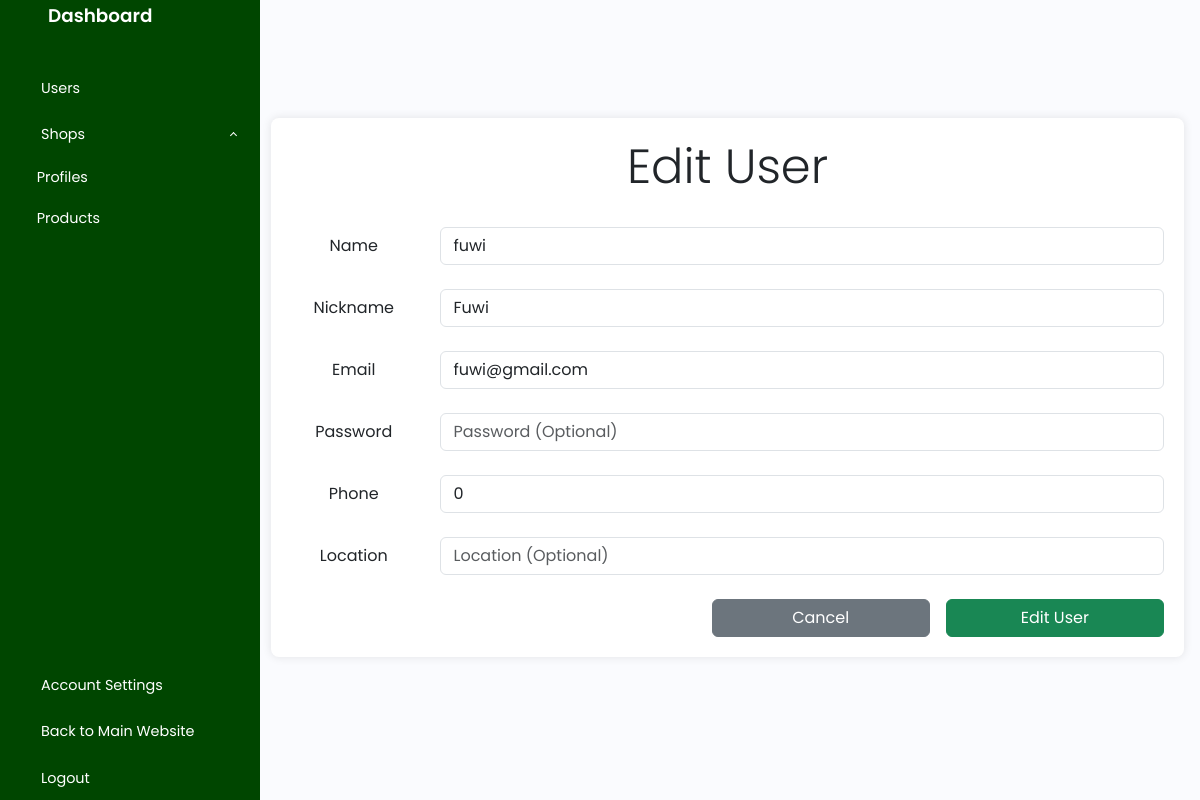
The app's page /admin/users/edit.php?user_ID=24000008 (signed in) with its own data.
### tables this page shows
CREATE TABLE `userdata` (
  `user_ID` int(8) NOT NULL,
  `user_Nickname` varchar(55) NOT NULL,
  `user_Name` varchar(55) NOT NULL,
  `user_Phone` bigint(11) DEFAULT NULL,
  `user_Location` varchar(100) DEFAULT NULL
);

CREATE TABLE `userlogin` (
  `user_ID` int(8) NOT NULL,
  `user_Email` varchar(55) NOT NULL,
  `user_Password` varchar(255) NOT NULL
);

### db/action.php (called while the page is built, shortened)
<?php
class Database
{
    protected $conn;
    public function __construct($conn)
    {
        $this->conn = $conn;
    }
    public function executeQuery($sql)
    {
        $result = $this->conn->query($sql);
        $data = array();
        if ($result->num_rows > 0) {
            while ($row = $result->fetch_assoc()) {
                $data_row = array();
                foreach ($row as $r) {
                    array_push($data_row, $r);
                }
                array_push($data, $data_row);
            }
        }
        return $data;
    }
    public function showRecords($table, $condition = null)
    {
        $sql = "Select * from $table";
        if ($condition != null) {
            $sql .= " $condition";
        }
        return $this->executeQuery($sql);
    }
}

### db/connection.php (called while the page is built)
<?php
class Connection {
    private $DAddress = "localhost";
    private $DUsername = "root";
    private $DPass = "";
    private $DName = "uts_db";
    public function connect() {
        $conn = new mysqli($this->DAddress, $this->DUsername, $this->DPass, $this->DName);
        if ($conn->connect_error) {
            die("Connection failed: ". $conn->connect_error);
        }
        else {
            return $conn;
        }
    }
}

### admin/users/edit.php (the view, shortened to what this page needs)
<?php
include '../../db/ADMIN.action.php';
include '../../db/connection.php';
$connection = new Connection();
$database = new adminAction($connection->connect());
if (isset($_GET['user_ID'])) {
    $user_id = $_GET['user_ID'];
    $result = $database->showRecords('userdata', "WHERE user_ID = $user_id");
    $result2 = $database->showRecords('userlogin', "WHERE user_ID = $user_id");
} else {
    header("Location: ../");
}
?>
<!DOCTYPE html>
<html>
<head>
    <?php include '../../includes/head.Include.php' ?>
    <link href="https://cdn.jsdelivr.net/npm/bootstrap@5.3.0-alpha3/dist/css/bootstrap.min.css" rel="stylesheet"
>
    <link rel="stylesheet" href="../../bootstrap/css/bootstrap.css">
    <link rel="stylesheet" href="../../css/admin.css">
    <link rel="stylesheet" href="../../css/admin.usersedit.css">
</head>
<body>
    <div class="wrapper">
        <?php include "../../includes/ADMIN.sidebar.Include.php"; ?>
        <div class="main p-3 d-flex flex-column align-content-center">
            <form class="container" method="post">
                <h1 class="display-5 ">Edit User</h1> <br>
                <div class="form-group row">
                    <label for="user_Name" class="col-sm-2 col-form-label">Name</label>
                    <div class="col-sm-10">
                        <input type="text" oninput="letterOnly(this.id);" class="form-control" id="user_Name" name="user_Name" placeholder="Name"
                            value="<?php echo isset($result[0][2]) ? $result[0][2] : '' ?>" required>
                    </div>
                </div>
                <br>
                <div class="form-group row">
                    <label for="user_Nickname" class="col-sm-2 col-form-label">Nickname</label>
                    <div class="col-sm-10">
                        <input type="text" oninput="validSymbol(this.id);" class="form-control" id="user_Nickname" name="user_Nickname"
                            placeholder="Nickname" value="<?php echo isset($result[0][1]) ? $result[0][1] : '' ?>"
                            required>
                    </div>
                </div>
                <br>
                <div class="form-group row">
                    <label for="user_Email" class="col-sm-2 col-form-label">Email</label>
                    <div class="col-sm-10">
                        <input type="email" oninput="validSymbol(this.id);" class="form-control" id="user_Email" name="user_Email" placeholder="Email"
                            value="<?php echo isset($result2[0][1]) ? $result2[0][1] : '' ?>" required>
                    </div>
                </div>
                <br>
                <div class="form-group row">
                    <label for="user_Password" class="col-sm-2 col-form-label">Password</label>
                    <div class="col-sm-10">
                        <input type="password" oninput="validSymbol(this.id);" class="form-control" id="user_Password" name="user_Password"
                            placeholder="Password (Optional)">
                    </div>
                </div>
                <br>
                <div class="form-group row">
                    <label for="user_Phone" class="col-sm-2 col-form-label">Phone</label>
                    <div class="col-sm-10">
                        <input type="tel" oninput="numberOnly(this.id);" pattern=".{10}" class="form-control"
                            id="user_Phone" name="user_Phone" placeholder="10-Digits Phone Number (Optional)"
                            value="<?php echo isset($result[0][3]) ? $result[0][3] : '' ?>">
                    </div>
                </div>
                <br>
                <div class="form-group row">
                    <label for="user_Location" class="col-sm-2 col-form-label">Location</label>
                    <div class="col-sm-10">
                        <input type="text" oninput="validSymbol(this.id);" class="form-control" id="user_Location" name="user_Location"
                            placeholder="Location (Optional)"
                            value="<?php echo isset($result[0][4]) ? $result[0][4] : '' ?>">
                    </div>
                </div>
                <br>
                <div class="d-flex justify-content-end gap-3">
                    <button type="button" class="btn btn-secondary w-25"
                        onclick="window.location.href='../users'"><span class="btn-text">Cancel</span></button>
                    <button type="submit" name="edit" class="btn btn-success w-25"><span class="btn-text">Edit
                            User</span><i class="bi bi-check-lg btn-icon"></i></button>
                </div>
            </form>
        </div>
    </div>
</body>
</html>

### css/admin.css (style rules this page uses)
:root { --green: rgb(0, 70, 0); --lightgreen: rgb(71, 184, 71); }
h1 { font-weight: 600; font-size: 1.5rem; }
body { font-family: 'Poppins', sans-serif; margin-left: 255px; justify-content: space-evenly; }
.wrapper { display: flex; }
.main { min-height: 100vh; width: 100%; overflow: hidden; transition: all 0.35s ease-in-out; background-color: #fafbfe; display: flex; justify-content: center; }

### css/admin.usersedit.css (style rules this page uses)
.container { text-align: center; width: 100%; margin-bottom: 25px; background-color: #fff; padding: 20px; box-shadow: 0 0 10px rgba(0, 0, 0, 0.1); border-radius: 8px; }

### records on screen
userdata: user_Name "fuwi", user_Nickname "Fuwi", user_Phone "0"
userlogin: user_Email "fuwi@gmail.com"
